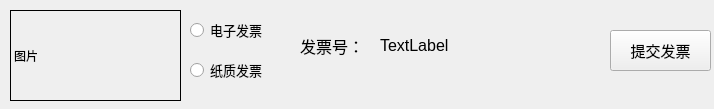
<?xml version="1.0" encoding="UTF-8"?>
<ui version="4.0">
 <class>billItem</class>
 <widget class="QWidget" name="billItem">
  <property name="geometry">
   <rect>
    <x>0</x>
    <y>0</y>
    <width>714</width>
    <height>109</height>
   </rect>
  </property>
  <property name="windowTitle">
   <string>Form</string>
  </property>
  <widget class="QLabel" name="label">
   <property name="geometry">
    <rect>
     <x>10</x>
     <y>10</y>
     <width>171</width>
     <height>91</height>
    </rect>
   </property>
   <property name="frameShape">
    <enum>QFrame::Box</enum>
   </property>
   <property name="text">
    <string>图片</string>
   </property>
  </widget>
  <widget class="QWidget" name="widget" native="true">
   <property name="geometry">
    <rect>
     <x>180</x>
     <y>10</y>
     <width>111</width>
     <height>80</height>
    </rect>
   </property>
   <widget class="QRadioButton" name="radioButton">
    <property name="geometry">
     <rect>
      <x>10</x>
      <y>10</y>
      <width>119</width>
      <height>20</height>
     </rect>
    </property>
    <property name="font">
     <font>
      <pointsize>10</pointsize>
     </font>
    </property>
    <property name="text">
     <string>电子发票</string>
    </property>
   </widget>
   <widget class="QRadioButton" name="radioButton_2">
    <property name="geometry">
     <rect>
      <x>10</x>
      <y>50</y>
      <width>119</width>
      <height>20</height>
     </rect>
    </property>
    <property name="font">
     <font>
      <pointsize>10</pointsize>
     </font>
    </property>
    <property name="text">
     <string>纸质发票</string>
    </property>
   </widget>
  </widget>
  <widget class="QLabel" name="label_2">
   <property name="geometry">
    <rect>
     <x>300</x>
     <y>30</y>
     <width>81</width>
     <height>31</height>
    </rect>
   </property>
   <property name="font">
    <font>
     <pointsize>12</pointsize>
    </font>
   </property>
   <property name="text">
    <string>发票号：</string>
   </property>
  </widget>
  <widget class="QLabel" name="billNumber">
   <property name="geometry">
    <rect>
     <x>380</x>
     <y>30</y>
     <width>201</width>
     <height>31</height>
    </rect>
   </property>
   <property name="font">
    <font>
     <pointsize>12</pointsize>
    </font>
   </property>
   <property name="text">
    <string>TextLabel</string>
   </property>
  </widget>
  <widget class="QPushButton" name="billEmitBtn">
   <property name="geometry">
    <rect>
     <x>610</x>
     <y>30</y>
     <width>101</width>
     <height>41</height>
    </rect>
   </property>
   <property name="font">
    <font>
     <pointsize>11</pointsize>
    </font>
   </property>
   <property name="text">
    <string>提交发票</string>
   </property>
  </widget>
 </widget>
 <resources/>
 <connections/>
</ui>
